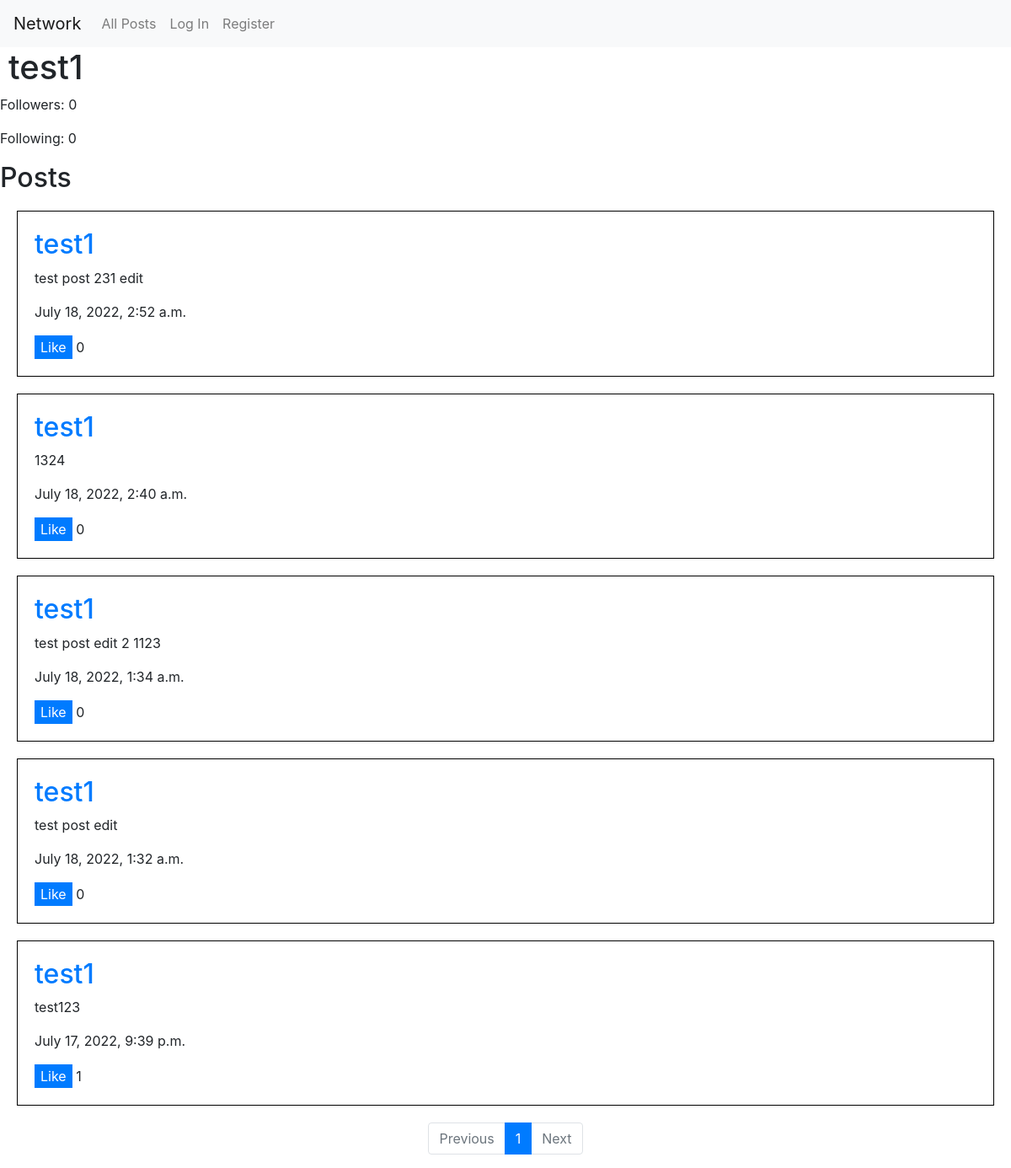
Page /profile/test1/1 on the earlier database version.
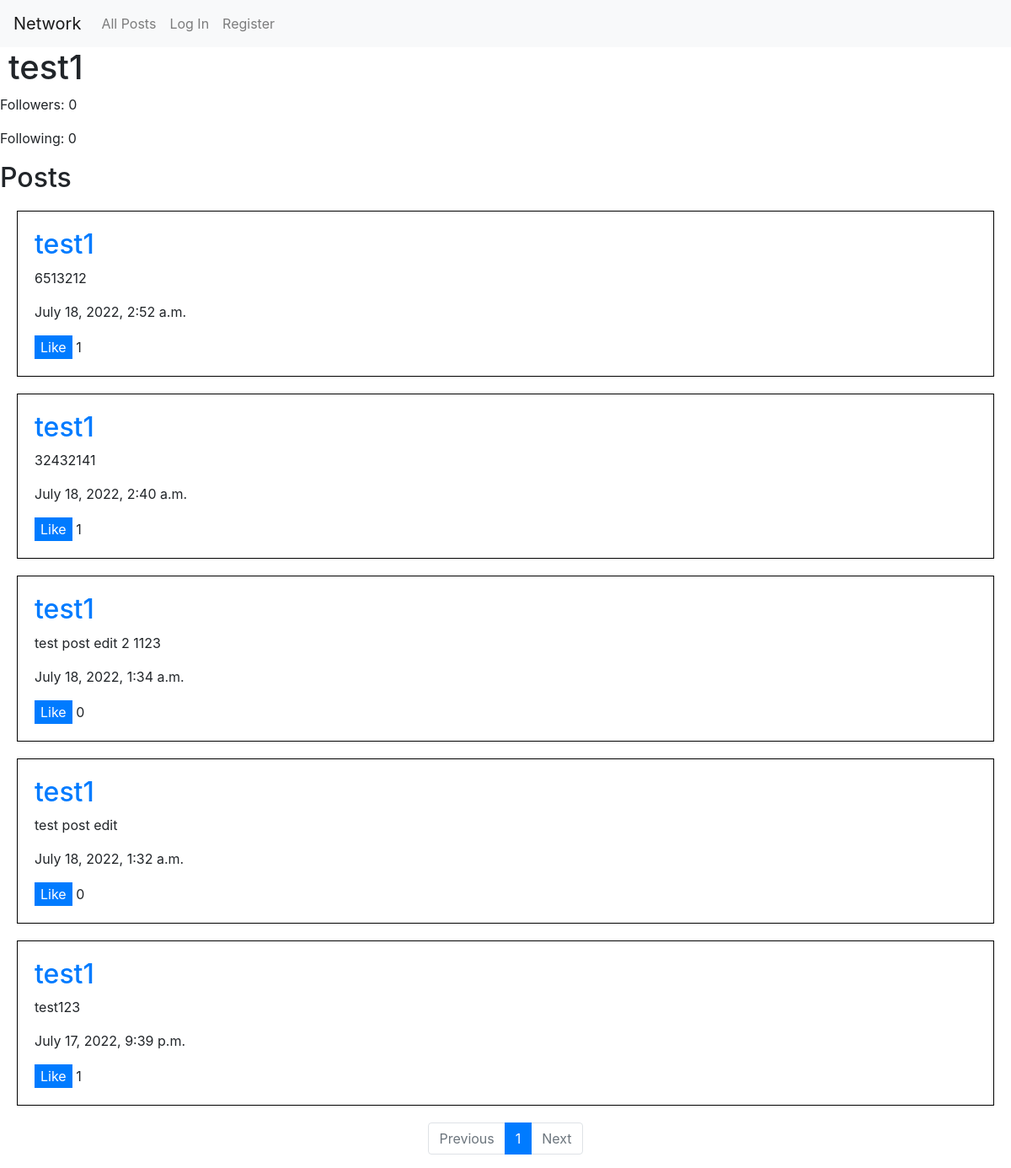
Same page on the later database version.
### network/models.py (models this page shows)
class User(AbstractUser):
    followers = models.ManyToManyField("self", blank=True)
    following = models.ManyToManyField("self", blank=True)
    likes = models.ManyToManyField('Post', blank=True, related_name="liked_users")

class Post(models.Model):
    user = models.ForeignKey(User, on_delete=models.CASCADE, related_name="posts")
    content = models.CharField(max_length=64)
    date = models.DateTimeField(auto_now_add=True)
    likes = models.IntegerField(default=0)

### network/views.py (the view, shortened to what this page needs)
# urls.py: path("profile/<str:name>/<int:page>", views.profile, name="profile"),
def profile(request, name, page):
    if User.objects.filter(username=name).exists():
        user = User.objects.get(username=name)
        posts = user.posts.all().order_by('-date')
        p = Paginator(posts, 10)
        return render(request, "network/profile.html", {
            "username": name,
            "num_followers": user.followers.count(),
            "num_following": user.following.count(),
            "posts": p.page(page).object_list,
            "num_pages": p.num_pages,
            "pages": range(1, p.num_pages+1),
            "prev_page": page - 1,
            "next_page": page + 1,
            "active_page": page,
        })

### network/templates/network/profile.html (shortened to what this page needs)
{% extends "network/layout.html" %}
{% block head %}
    <link rel="stylesheet" href="https://cdn.jsdelivr.net/npm/bootstrap@4.4.1/dist/css/bootstrap.min.css">
{% endblock %}
{% block body %}
    <h1>{{ username }}</h1>
    <p>Followers: {{ num_followers }}</p>
    <p>Following: {{ num_following }}</p>
    <h2>Posts</h2>
    {% for post in posts %}
        <div class="post" id="post-{{ post.id }}">
            <h2><a href="{% url 'profile' post.user 1 %}">{{ post.user }}</a></h2>
            <p class="content">{{ post.content }}</p>
            <p class="date">{{ post.date }}</p>
            {% if user in post.liked_users.all %}
                <button class="like">Unlike</button>
            {% else %}
                <button class="like">Like</button>
            {% endif %}
            <span>{{ post.likes }}</span>
        </div>
    {% empty %}
        <p>This user has no posts.</p>
    {% endfor %}
    <nav id="pagination">
        <ul class="pagination justify-content-center">
            {% if prev_page == 0 %}
                <li class="page-item disabled"><a class="page-link" href="{% url 'profile' username prev_page %}">Previous</a></li>
            {% else %}
                <li class="page-item"><a class="page-link" href="{% url 'profile' username prev_page %}">Previous</a></li>
            {% endif %}
            {% for page in pages %}
                {% if page == active_page %}
                    <li class="page-item active"><a class="page-link" href="{% url 'profile' username page %}">{{ page }}</a></li>
                {% else %}
                    <li class="page-item"><a class="page-link" href="{% url 'profile' username page %}">{{ page }}</a></li>
                {% endif %}
            {% endfor %}
            {% if next_page > num_pages %}
                <li class="page-item disabled"><a class="page-link" href="{% url 'profile' username next_page %}">Next</a></li>
            {% else %}
                <li class="page-item"><a class="page-link" href="{% url 'profile' username next_page %}">Next</a></li>
            {% endif %}
        </ul>
    </nav>
{% endblock %}

### network/templates/network/layout.html (shortened to what this page needs)
{% load static %}
<!DOCTYPE html>
<html lang="en">
    <head>
        <link rel="stylesheet" href="https://stackpath.bootstrapcdn.com/bootstrap/4.4.1/css/bootstrap.min.css">
        <link href="{% static 'network/styles.css' %}" rel="stylesheet">
        {% block head %} {% endblock %}
    </head>
    <body>
        <nav class="navbar navbar-expand-lg navbar-light bg-light">
            <a class="navbar-brand" href="{% url 'index' %}">Network</a>
            <div>
              <ul class="navbar-nav mr-auto">
                <li class="nav-item">
                  <a class="nav-link" href="{% url 'index' %}">All Posts</a>
                </li>
                {% if user.is_authenticated %}
                    <li class="nav-item">
                        <a class="nav-link" href="{% url 'following' 1 %}">Following</a>
                    </li>
                    <li class="nav-item">
                        <a class="nav-link" href="{% url 'logout' %}">Log Out</a>
                    </li>
                {% else %}
                    <li class="nav-item">
                        <a class="nav-link" href="{% url 'login' %}">Log In</a>
                    </li>
                    <li class="nav-item">
                        <a class="nav-link" href="{% url 'register' %}">Register</a>
                    </li>
                {% endif %}
              </ul>
            </div>
          </nav>
        <div class="body">
            {% block body %}
            {% endblock %}
        </div>
    </body>
</html>

### network/static/network/styles.css (style rules this page uses)
h1 { margin-left: 10px }
.post { border: 1px solid black; padding: 20px; margin: 20px; }
button, .submit { background-color: #007bff; color: white; border: 1px solid #007bff; }

Differences in the rows shown:
changed Post "July 18, 2022, 2:52 a.m.": content "test post 231 edit" → "6513212"; likes "0" → "1"
changed Post "July 18, 2022, 2:40 a.m.": content "1324" → "32432141"; likes "0" → "1"
